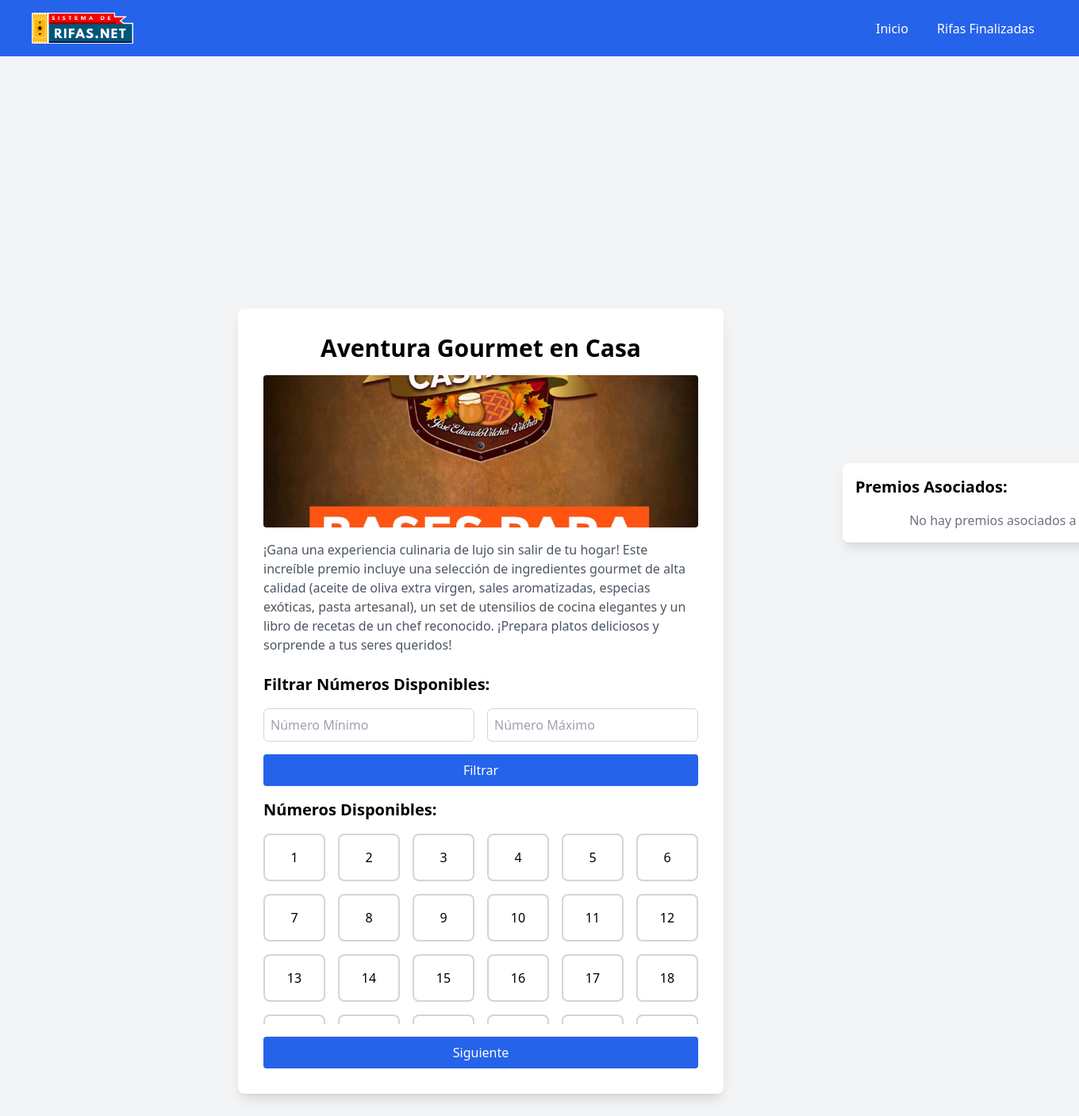
Page /rifa/10/ on the committed database.
### App1/models.py (models this page shows, shortened)
class Rifa(models.Model):
    ESTADOS = [
        ('oculta', 'Oculta'),
        ('disponible', 'Disponible'),
        ('finalizada', 'Finalizada'),
        ('anulada', 'Anulada'),
    ]
    nombre = models.CharField(max_length=255)
    fecha_inicio = models.DateTimeField()
    fecha_termino = models.DateTimeField()
    descripcion = models.TextField()
    cantidad_numeros = models.PositiveIntegerField()
    estado = models.CharField(max_length=10, choices=ESTADOS)
    imagen = models.ImageField(upload_to='rifas/')

class Numero(models.Model):
    ESTADOS = [
        ('disponible', 'Disponible'),
        ('reservado', 'Reservado'),
        ('pagado', 'Pagado'),
    ]
    rifa = models.ForeignKey(Rifa, related_name='numeros', on_delete=models.CASCADE)
    numero = models.PositiveIntegerField()
    estado = models.CharField(max_length=10, choices=ESTADOS, default='disponible')
    codigo_pago = models.CharField(max_length=10, blank=True, null=True)
    class Meta:
        unique_together = ('rifa', 'numero')

### App1/views.py (the view, shortened to what this page needs)
# urls.py: path('rifa/<int:rifa_id>/', views.detalle_rifa, name='detalle_rifa'),
def detalle_rifa(request, rifa_id):
    rifa = get_object_or_404(Rifa, id=rifa_id)
    numeros_disponibles = rifa.numeros.filter(estado='disponible')
    min_numero = request.GET.get('min_numero')
    max_numero = request.GET.get('max_numero')
    return render(request, 'detalle_rifa.html', {
        'rifa': rifa,
        'numeros': numeros_disponibles,
    })

### templates/detalle_rifa.html (shortened to what this page needs)
<!DOCTYPE html>
{% load static %}
<html lang="en">
<head>
    <script src="https://cdn.tailwindcss.com"></script>
</head>
<body>
    <header>
        <nav class="bg-blue-600 p-4">
            <div class="container mx-auto flex justify-between items-center">
                <div>
                    <a href="/" class="text-white text-lg font-bold"><img src="{% static 'logo.png' %}" alt="logo" class="w-32 h-auto"></a>
                </div>
                <div>
                    <a href="/" class="text-white hover:text-gray-200 px-4">Inicio</a>
                    <a href="{% url 'mostrar_rifas_finalizadas' %}" class="text-white hover:text-gray-200 px-4">Rifas Finalizadas</a>
                </div>
            </div>
        </nav>
    </header>
    <div class="flex justify-center items-center min-h-screen bg-gray-100">
        <div class="bg-white rounded-lg shadow-lg p-8 w-full max-w-2xl mx-[300px]">
            <h1 class="text-3xl font-bold mb-4 text-center">{{ rifa.nombre }}</h1>
            <img src="{{ rifa.imagen.url }}" alt="{{ rifa.nombre }}" class="w-full h-48 object-cover mb-4 rounded">
            <p class="text-gray-600 mb-6">{{ rifa.descripcion }}</p>
            <h2 class="text-xl font-semibold mb-4">Filtrar Números Disponibles:</h2>
            <form action="{% url 'detalle_rifa' rifa.id %}" method="get" class="mb-4">
                <div class="flex gap-4 mb-4">
                    <input type="number" name="min_numero" placeholder="Número Mínimo" class="border border-gray-300 rounded-md p-2 w-full" min="1" />
                    <input type="number" name="max_numero" placeholder="Número Máximo" class="border border-gray-300 rounded-md p-2 w-full" />
                </div>
                <button type="submit" class="w-full bg-blue-600 text-white py-2 rounded hover:bg-blue-500">Filtrar</button>
            </form>
            <h2 class="text-xl font-semibold mb-4">Números Disponibles:</h2>
            <form action="{% url 'formulario' rifa.id %}" method="get">
                <div class="max-h-60 overflow-y-auto grid grid-cols-6 gap-4 mb-4">
                    {% for numero in numeros %}
                    <label class="block">
                        <div class="border-2 border-gray-300 rounded-lg p-4 flex justify-center items-center cursor-pointer peer-checked:bg-blue-600 peer-checked:text-white">
                            {{ numero.numero }}
                        </div>
                    </label>
                    {% empty %}
                    <p class="col-span-3 text-center text-gray-500">No hay números disponibles.</p>
                    {% endfor %}
                </div>
                <button type="submit" class="w-full bg-blue-600 text-white py-2 rounded hover:bg-blue-500">Siguiente</button>
            </form>
        </div>
        <div class="bg-white rounded-lg shadow-lg p-4 w-full max-w-md mt-[-500px] mx-[-150px]">
            <h2 class="text-xl font-semibold mb-4">Premios Asociados:</h2>
            <div class="grid grid-cols-1 gap-4">
                {% for premio in rifa.premios.all %}
                <div class="border-2 border-gray-300 rounded-lg p-4 flex items-center">
                    <img src="{{ premio.imagen.url }}" alt="{{ premio.nombre }}" class="w-16 h-16 object-cover rounded mr-4">
                    <span class="font-semibold">{{ premio.nombre }}</span>
                </div>
                {% empty %}
                <p class="text-center text-gray-500">No hay premios asociados a esta rifa.</p>
                {% endfor %}
            </div>
        </div>
    </div>
</body>
</html>

### rows in the picture
Rifa: nombre "Aventura Gourmet en Casa", imagen (picture), descripcion "¡Gana una experiencia culinaria de lujo sin salir de tu hogar! Este increíble premio incluye una selección de ingredientes gourmet de alta calidad (aceite de oliva extra virgen, sales aromatizadas, especias exóticas, pasta artesanal), un set de utensilios de cocina elegantes y un libro de recetas de un chef reconocido. ¡Prepara platos deliciosos y sorprende a tus seres queridos!"
Numero: numero "1"
Numero: numero "2"
Numero: numero "3"
Numero: numero "4"
Numero: numero "5"
Numero: numero "6"
Numero: numero "7"
Numero: numero "8"
Numero: numero "9"
Numero: numero "10"
Numero: numero "11"
Numero: numero "12"
Numero: numero "13"
Numero: numero "14"
Numero: numero "15"
Numero: numero "16"
Numero: numero "17"
Numero: numero "18"
